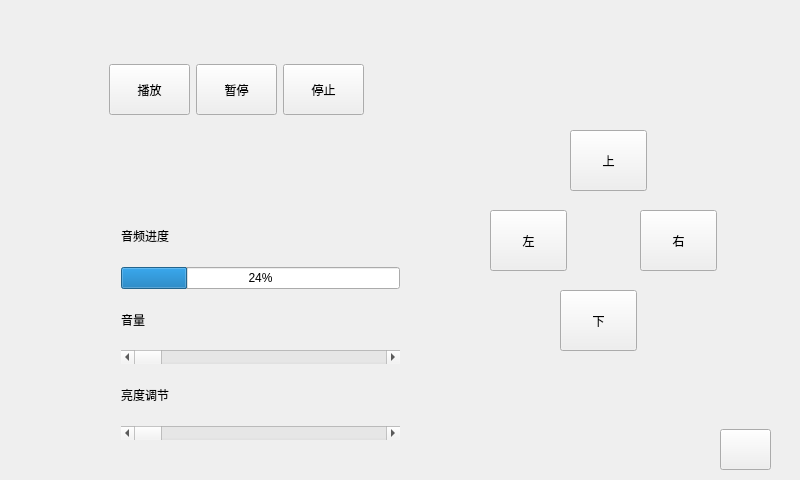
<?xml version="1.0" encoding="UTF-8"?>
<ui version="4.0">
 <class>MainWindow</class>
 <widget class="QMainWindow" name="MainWindow">
  <property name="geometry">
   <rect>
    <x>0</x>
    <y>0</y>
    <width>800</width>
    <height>480</height>
   </rect>
  </property>
  <property name="sizePolicy">
   <sizepolicy hsizetype="Fixed" vsizetype="Fixed">
    <horstretch>0</horstretch>
    <verstretch>0</verstretch>
   </sizepolicy>
  </property>
  <property name="minimumSize">
   <size>
    <width>800</width>
    <height>480</height>
   </size>
  </property>
  <property name="maximumSize">
   <size>
    <width>800</width>
    <height>480</height>
   </size>
  </property>
  <property name="windowTitle">
   <string>MainWindow</string>
  </property>
  <property name="styleSheet">
   <string notr="true"/>
  </property>
  <widget class="QWidget" name="centralWidget">
   <widget class="QPushButton" name="pushButton_stop">
    <property name="geometry">
     <rect>
      <x>283</x>
      <y>64</y>
      <width>81</width>
      <height>51</height>
     </rect>
    </property>
    <property name="text">
     <string>停止</string>
    </property>
   </widget>
   <widget class="QPushButton" name="pushButton_up">
    <property name="geometry">
     <rect>
      <x>570</x>
      <y>130</y>
      <width>77</width>
      <height>61</height>
     </rect>
    </property>
    <property name="text">
     <string>上</string>
    </property>
    <property name="iconSize">
     <size>
      <width>24</width>
      <height>24</height>
     </size>
    </property>
   </widget>
   <widget class="QPushButton" name="pushButton_paly">
    <property name="geometry">
     <rect>
      <x>109</x>
      <y>64</y>
      <width>81</width>
      <height>51</height>
     </rect>
    </property>
    <property name="text">
     <string>播放</string>
    </property>
   </widget>
   <widget class="QPushButton" name="pushButton_quit">
    <property name="geometry">
     <rect>
      <x>720</x>
      <y>429</y>
      <width>51</width>
      <height>41</height>
     </rect>
    </property>
    <property name="styleSheet">
     <string notr="true"/>
    </property>
    <property name="text">
     <string/>
    </property>
   </widget>
   <widget class="QPushButton" name="pushButton_suspend">
    <property name="geometry">
     <rect>
      <x>196</x>
      <y>64</y>
      <width>81</width>
      <height>51</height>
     </rect>
    </property>
    <property name="text">
     <string>暂停</string>
    </property>
   </widget>
   <widget class="QPushButton" name="pushButton_left">
    <property name="geometry">
     <rect>
      <x>490</x>
      <y>210</y>
      <width>77</width>
      <height>61</height>
     </rect>
    </property>
    <property name="text">
     <string>左</string>
    </property>
    <property name="iconSize">
     <size>
      <width>24</width>
      <height>24</height>
     </size>
    </property>
   </widget>
   <widget class="QPushButton" name="pushButton_down">
    <property name="geometry">
     <rect>
      <x>560</x>
      <y>290</y>
      <width>77</width>
      <height>61</height>
     </rect>
    </property>
    <property name="text">
     <string>下</string>
    </property>
    <property name="iconSize">
     <size>
      <width>24</width>
      <height>24</height>
     </size>
    </property>
   </widget>
   <widget class="QPushButton" name="pushButton_right">
    <property name="geometry">
     <rect>
      <x>640</x>
      <y>210</y>
      <width>77</width>
      <height>61</height>
     </rect>
    </property>
    <property name="text">
     <string>右</string>
    </property>
    <property name="iconSize">
     <size>
      <width>24</width>
      <height>24</height>
     </size>
    </property>
   </widget>
   <widget class="QWidget" name="">
    <property name="geometry">
     <rect>
      <x>110</x>
      <y>200</y>
      <width>301</width>
      <height>251</height>
     </rect>
    </property>
    <layout class="QVBoxLayout" name="verticalLayout">
     <item>
      <widget class="QLabel" name="label">
       <property name="text">
        <string>音频进度</string>
       </property>
      </widget>
     </item>
     <item>
      <widget class="QProgressBar" name="progressBar_music">
       <property name="sizeIncrement">
        <size>
         <width>300</width>
         <height>30</height>
        </size>
       </property>
       <property name="baseSize">
        <size>
         <width>300</width>
         <height>30</height>
        </size>
       </property>
       <property name="styleSheet">
        <string notr="true"/>
       </property>
       <property name="value">
        <number>24</number>
       </property>
      </widget>
     </item>
     <item>
      <widget class="QLabel" name="label_2">
       <property name="text">
        <string>音量</string>
       </property>
      </widget>
     </item>
     <item>
      <widget class="QScrollBar" name="horizontalScrollBar_value">
       <property name="sizeIncrement">
        <size>
         <width>0</width>
         <height>30</height>
        </size>
       </property>
       <property name="orientation">
        <enum>Qt::Horizontal</enum>
       </property>
      </widget>
     </item>
     <item>
      <widget class="QLabel" name="label_3">
       <property name="text">
        <string>亮度调节</string>
       </property>
      </widget>
     </item>
     <item>
      <widget class="QScrollBar" name="horizontalScrollBar_light">
       <property name="orientation">
        <enum>Qt::Horizontal</enum>
       </property>
      </widget>
     </item>
    </layout>
   </widget>
  </widget>
 </widget>
 <layoutdefault spacing="6" margin="11"/>
 <resources/>
 <connections/>
</ui>
